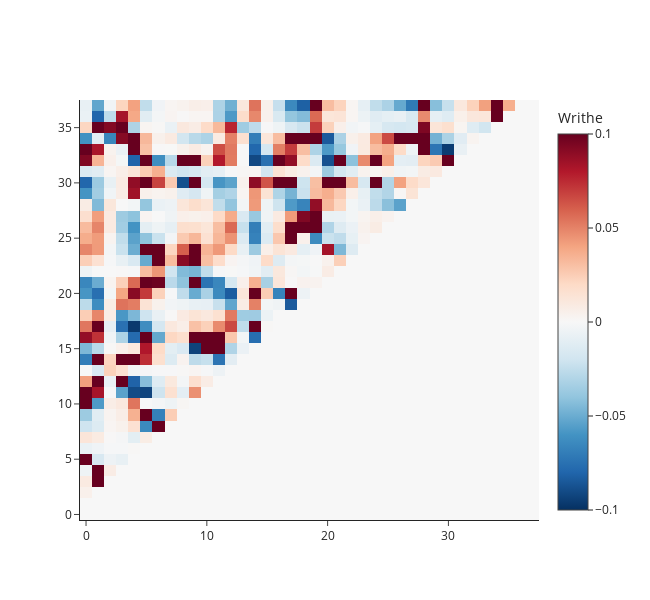

The cell this chart's notebook holds for it:
### Code cell
sig_arr_A = give_sigma_arr(initial_coords_file, n=4)
thr = 0.1
sig_arr_A[np.abs(sig_arr_A) > thr] = thr

fig = go.Figure()
fig.add_trace(go.Heatmap(z=sig_arr_A,
                         colorscale='RdBu_r',
                         zmid=0,
#                          zmin = 0.01,
#                          zmax = 0.01,
#                          color_continuous_midpoint=0, 
#                              color_continuous_scale='RdBu_r',
                         colorbar = dict(title='Writhe')))
fig.update_layout(height=600, width=650, template='simple_white')

### Figure 1 — Plotly figure (JSON) as saved in the notebook; plotly's stock layout.template omitted (floating-point values rounded to 4 significant figures; data arrays with more than 128 entries replaced by an {"elided": "..."} marker saying what was removed)
{"data": [{"colorbar": {"title": {"text": "Writhe"}}, "colorscale": [[0, "rgb(5,48,97)"], [0.1, "rgb(33,102,172)"], [0.2, "rgb(67,147,195)"], [0.3, "rgb(146,197,222)"], [0.4, "rgb(209,229,240)"], [0.5, "rgb(247,247,247)"], [0.6, "rgb(253,219,199)"], [0.7, "rgb(244,165,130)"], [0.8, "rgb(214,96,77)"], [0.9, "rgb(178,24,43)"], [1, "rgb(103,0,31)"]], "type": "heatmap", "z": {"elided": "38x38 float values"}, "zmid": 0}], "layout": {"height": 600, "width": 650}}
